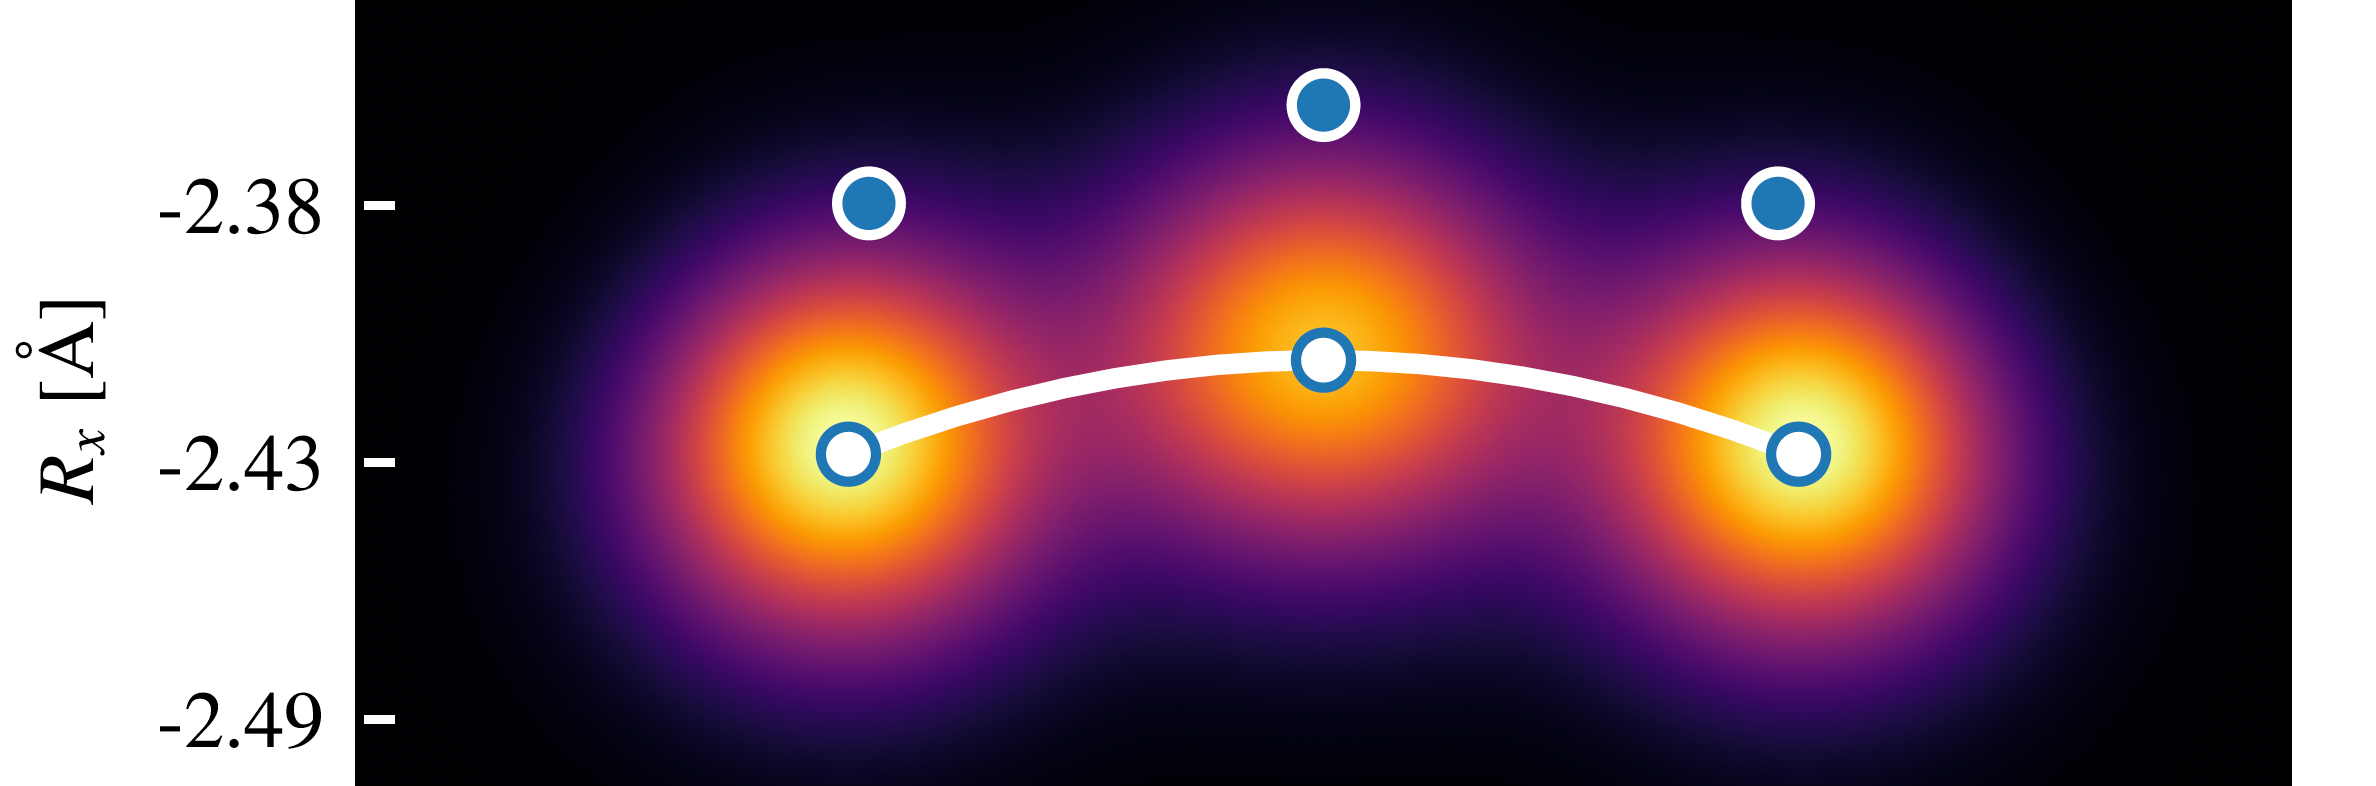

The Python source for this figure:
import numpy as np
from scipy.interpolate import make_interp_spline
import matplotlib.pyplot as plt


plt.style.use("proton.mplstyle")
bohr_to_angstrom = 0.529177210903

# Your 3 control points (in Bohr units)
orb_centers = np.array([
[-2.22176148,-0.18711600],
[-2.18129112, 0.00000000],
[-2.22176148, 0.18711600]
])
orb_centers /= bohr_to_angstrom
o_x = orb_centers[:,1]
o_y = orb_centers[:,0]

points = np.array([
    [-2.32501550,-0.19558330],
    [-2.28629872, 0.00000000],
    [-2.32501550, 0.19558330]
])
points /= bohr_to_angstrom

points = points[np.argsort(points[:, 1])]

# Create a smooth spline
xx = points[:, 1]
yy = points[:, 0]
spline = make_interp_spline(xx, yy, k=2)  # Quadratic spline

x_smooth = np.linspace(xx.min(), xx.max(), 300)
y_smooth = spline(x_smooth)

data=np.load('CASdenALL.npy')

nx, ny = 2000, 2000
x = np.linspace(-4.75, -3.95, nx)
y = np.linspace(-0.75, 0.75, ny)

# Plot image
fig, ax = plt.subplots(constrained_layout=True)
im = ax.imshow(data.T, extent=(y.min(), y.max(), x.min(), x.max()), origin='lower', cmap='inferno')

# Plot spline
ax.plot(x_smooth, y_smooth, color='white', linewidth=2)

ax.scatter(xx, yy, color='w', s=30, edgecolor='tab:blue', zorder=3)
ax.scatter(o_x, o_y, color='tab:blue', s=40, edgecolor='w', zorder=3)

ax.set_ylabel(r"$R_x$ [$\mathrm{\AA}$]")
ax.set_xlabel(r"$R_y$ [$\mathrm{\AA}$]")
xticks = ax.get_xticks()
#ax.set_xticks(xticks) 
ax.set_xticklabels([f"{tick * bohr_to_angstrom:.2f}" for tick in xticks])

ax.xaxis.set_ticks_position('top')       # Move ticks to top
ax.xaxis.set_label_position('top')       # Move label to top

ax.tick_params(axis='both', color="white")

# Convert and relabel y-axis ticks
yticks = ax.get_yticks()
#ax.set_yticks(yticks)  # <-- also this line
ax.set_yticklabels([f"{tick * bohr_to_angstrom:.2f}" for tick in yticks])

# from matplotlib.offsetbox import OffsetImage, AnnotationBbox
# import matplotlib.image as mpimg
#
# # Load and add image (e.g., arrow)
# img = mpimg.imread("ActiveSpace.png")  # replace with your image path
# imagebox = OffsetImage(img, zoom=0.08, interpolation='none')  # zoom controls image size
#
# ab = AnnotationBbox(
#     imagebox,
#     (0.5, -0.55),  # 50% across, slightly below axis
#     xycoords='axes fraction',
#     frameon=False
# )
# ax.add_artist(ab)
#
plt.colorbar(im, ax=ax, orientation='horizontal', label='Proton Density (Bohr$^{-3}$)', shrink=1)


plt.savefig("fig1.pdf")
plt.show()
